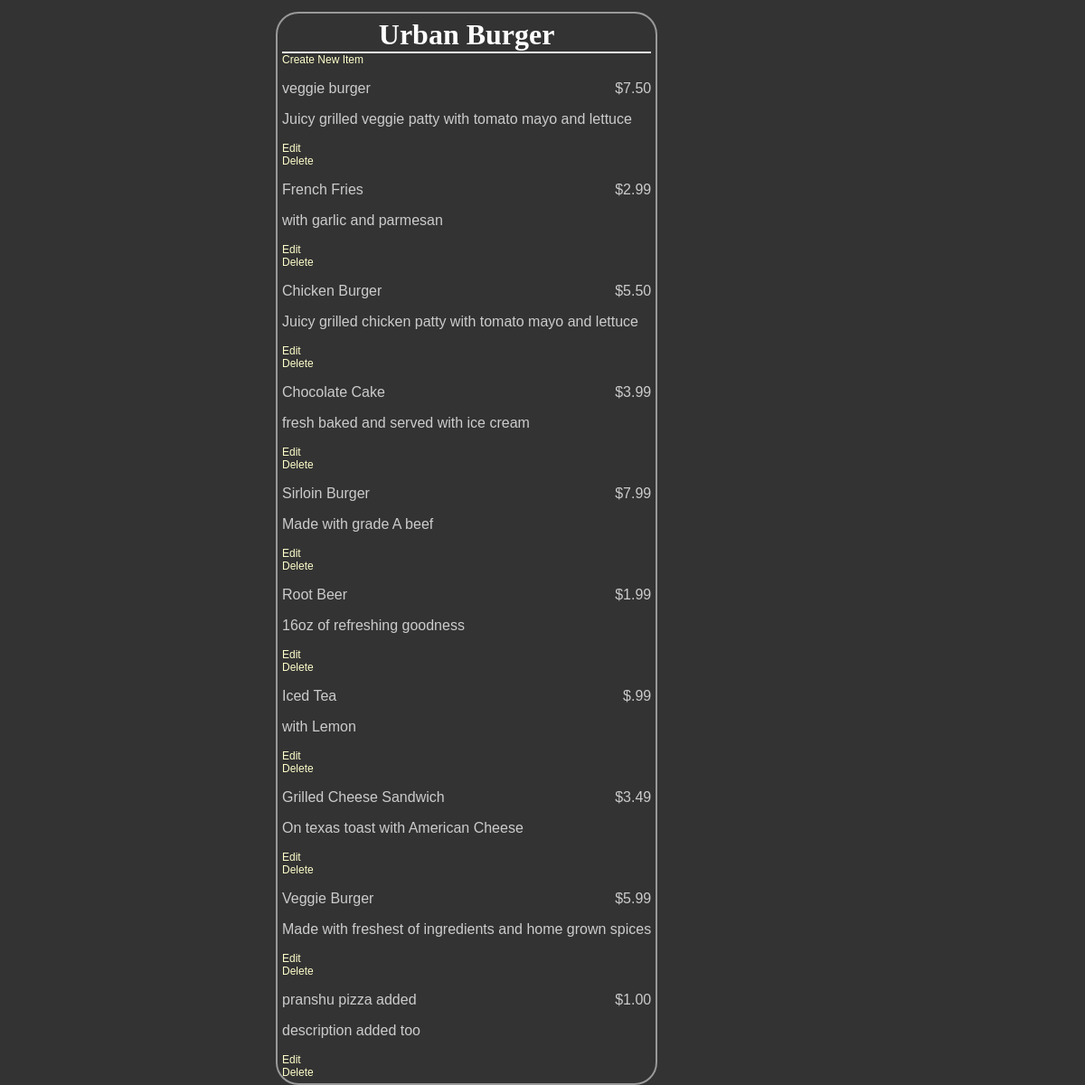
Screenshot of /restaurant/1/menu/ with the database file from the repository.
### databasesetup.py (models this page shows, shortened)
class Restaurant(Base):
    __tablename__ = 'restaurant'
    id = Column(Integer, primary_key = True)
    name = Column(String(80), nullable = False)

class MenuItem(Base):
    __tablename__ = 'menu_item'
    name = Column(String(80), nullable = False)
    id = Column(Integer , primary_key = True )
    course = Column(String(350))
    description = Column(String(350))
    price =  Column(String(8))
    restaurant_id = Column(Integer , ForeignKey('restaurant.id'))
    restaurant = relationship(Restaurant)

### projectFlaskFinal.py (the view)
@app.route('/restaurant/<int:restaurant_id>/')
@app.route('/restaurant/<int:restaurant_id>/menu/')
def restaurantMenu(restaurant_id):
    restaurant = session.query(Restaurant).filter_by(id=restaurant_id).one()
    items = session.query(MenuItem).filter_by(restaurant_id=restaurant.id)
    return render_template('menu.html',restaurant=restaurant, items = items, restaurant_id=restaurant_id)

### templates/menu.html (shortened to what this page needs)
<html>
<head>
	<link rel=stylesheet type=text/css href="{{ url_for('static', filename='styles.css') }}">
</head>
<body>
<div class = 'pane'>
		<div class = 'header'>
		<h1>{{ restaurant.name }}</h1>
	    </div>
	<a href = "{{url_for( 'newMenuItem' , restaurant_id = restaurant.id) }}">Create New Item</a>
	{% for i in items %}
    <div class = 'nameAndPrice'>
		<span class = 'name'><p>{{i.name}}</p></span>
		<span class = 'price'>
	    <p>{{i.price}} </p>
		</span>
	</div>
	<div class = 'description'>
		<p>{{i.description}}</p>
	</div>
	<div class = "editdeletepane">
	<a href="{{url_for('editMenuItem' ,restaurant_id = restaurant.id, menu_id=i.id)}}" >Edit</a>
	<a href="{{url_for('deleteMenuItem', restaurant_id = restaurant.id, menu_id=i.id)}}" >	Delete</a>
	</div>
	{% endfor %}
</div>
</body>
</html>

### static/styles.css (style rules this page uses)
body { font-family: sans-serif; background-color: #333333 }
h1, h2, h3, h4 { color: #ffffff; }
h1, h2 { font-family: 'georgia', serif; margin: 0; }
h1 { border-bottom: 2px solid #eee; }
p, dd, dt { color: #cccccc; }
a { text-decoration: none; color: #ffffcc; font-size: .75em; }
.pane { position: absolute; left: 25%; border: 2px solid; border-radius: 25px; padding: 5px; margin: 5px; border-color: #999999; background-color: #333333 }
.header { left: 50%; text-align: center; }
.name { width: 50%; display: inline-block; float: left; }
.price { text-align: right; width: 50%; float: right; }

### rows the page displays
Restaurant: name "Urban Burger"
MenuItem: name "veggie burger", price "$7.50", description "Juicy grilled veggie patty with tomato mayo and lettuce"
MenuItem: name "French Fries", price "$2.99", description "with garlic and parmesan"
MenuItem: name "Chicken Burger", price "$5.50", description "Juicy grilled chicken patty with tomato mayo and lettuce"
MenuItem: name "Chocolate Cake", price "$3.99", description "fresh baked and served with ice cream"
MenuItem: name "Sirloin Burger", price "$7.99", description "Made with grade A beef"
MenuItem: name "Root Beer", price "$1.99", description "16oz of refreshing goodness"
MenuItem: name "Iced Tea", price "$.99", description "with Lemon"
MenuItem: name "Grilled Cheese Sandwich", price "$3.49", description "On texas toast with American Cheese"
MenuItem: name "Veggie Burger", price "$5.99", description "Made with freshest of ingredients and home grown spices"
MenuItem: name "pranshu pizza added", price "$1.00", description "description added too"
